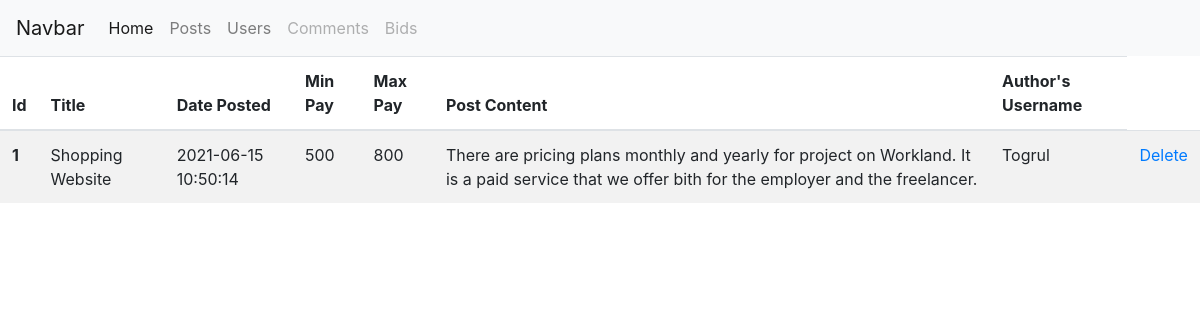
The page /admin/posts on the database as committed earlier.
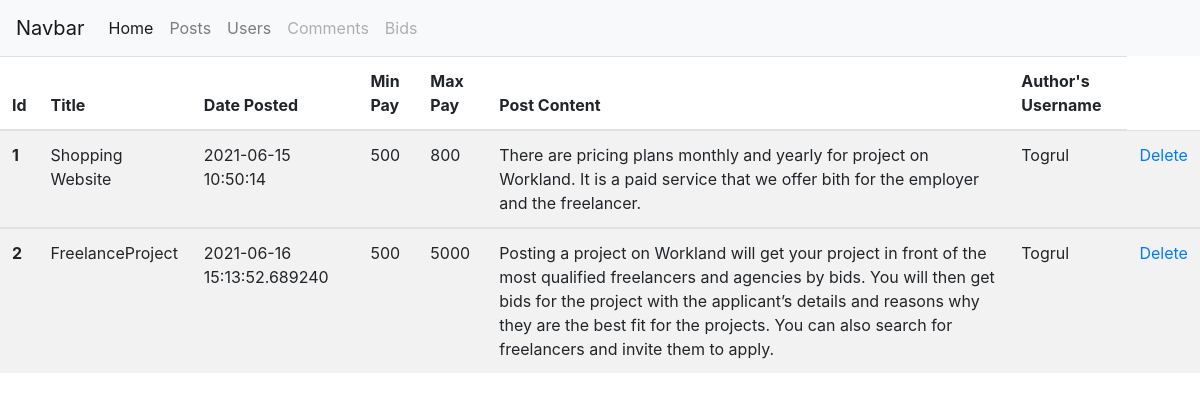
The same page on the database as committed later.
### app/models.py (models this page shows, shortened)
class Post(db.Model):
    id = db.Column(db.Integer, primary_key=True)
    title = db.Column(db.String(20), nullable=False)
    date_posted = db.Column(db.DateTime, nullable=False, default=datetime.utcnow)
    min_pay = db.Column(db.Integer, nullable=False)
    max_pay = db.Column(db.Integer)
    content = db.Column(db.Text, nullable=False)
    user_id = db.Column(db.Integer, db.ForeignKey('user.id'), nullable=False)
    comments = db.relationship('Comment', backref='host', lazy=True)
    bids = db.relationship('Bid', backref='bid_host', lazy=True)

class User(db.Model, UserMixin):
    id = db.Column(db.Integer, primary_key=True)
    username = db.Column(db.String(20), unique=True, nullable=False)
    email = db.Column(db.String(120), unique=True, nullable=False)
    image_file = db.Column(db.String(20), nullable=False, default='default.jpg')
    password = db.Column(db.String(60), nullable=False)
    posts = db.relationship('Post', backref='author', lazy=True, cascade='all,delete')
    comments = db.relationship('Comment', backref='comment_author', lazy=True, cascade='all,delete')
    bids = db.relationship('Bid', backref='bid_owner', lazy=True, cascade='all,delete')
    info = db.relationship('UserInfo', backref='owner', lazy=True, cascade='all,delete')

### app/routes.py (the view)
@app.route('/admin/posts', methods=['GET','POST'])
def admin_posts():
    posts = Post.query.all()
    return render_template('admin/posts.html', posts=posts)

### app/templates/admin/posts.html
{% extends "admin/base.html" %}
{% block content %}
    <table class="table table-striped">
        <thead>
            <tr>
                <th scope="col">Id</th>
                <th scope="col">Title</th>
                <th scope="col">Date Posted</th>
                <th scope="col">Min Pay</th>
                <th scope="col">Max Pay</th>
                <th scope="col">Post Content</th>
                <th scope="col">Author's Username</th>
            </tr>
        </thead>
        {% for post in posts %}
        <tbody>
            <tr>
                <th scope="row">{{ post.id }}</th>
                <td>{{ post.title }}</td>
                <td>{{ post.date_posted }}</td>
                <td>{{ post.min_pay }}</td>
                <td>{{ post.max_pay }}</td>
                <td>{{ post.content }}</td>
                <td>{{ post.author.username }}</td>
                <td><a href="{{url_for('admin_delete_post', post_id=post.id)}}">Delete</a></td>
            </tr>
        </tbody>
        {% endfor %}
    </table>
    {% endblock %}

Rows that differ between the two databases and show on the page:
added Post: id "2", title "FreelanceProject", date_posted "2021-06-16 15:13:52.689240", min_pay "500", max_pay "5000", content "Posting a project on Workland will get your project in front of the most qualified freelancers and agencies by bids. You will then get bids for the project with the applicant’s details and reasons why they are the best fit for the projects. You can also search for freelancers and invite them to apply.", author.username "Togrul"
